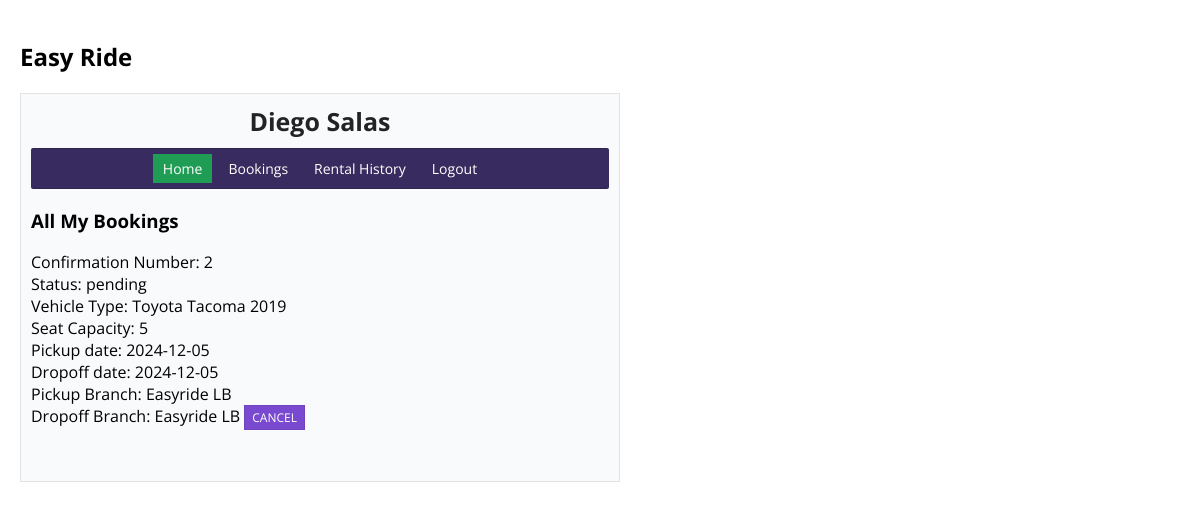
The page /mybookings.php (signed in) on the database as committed earlier.
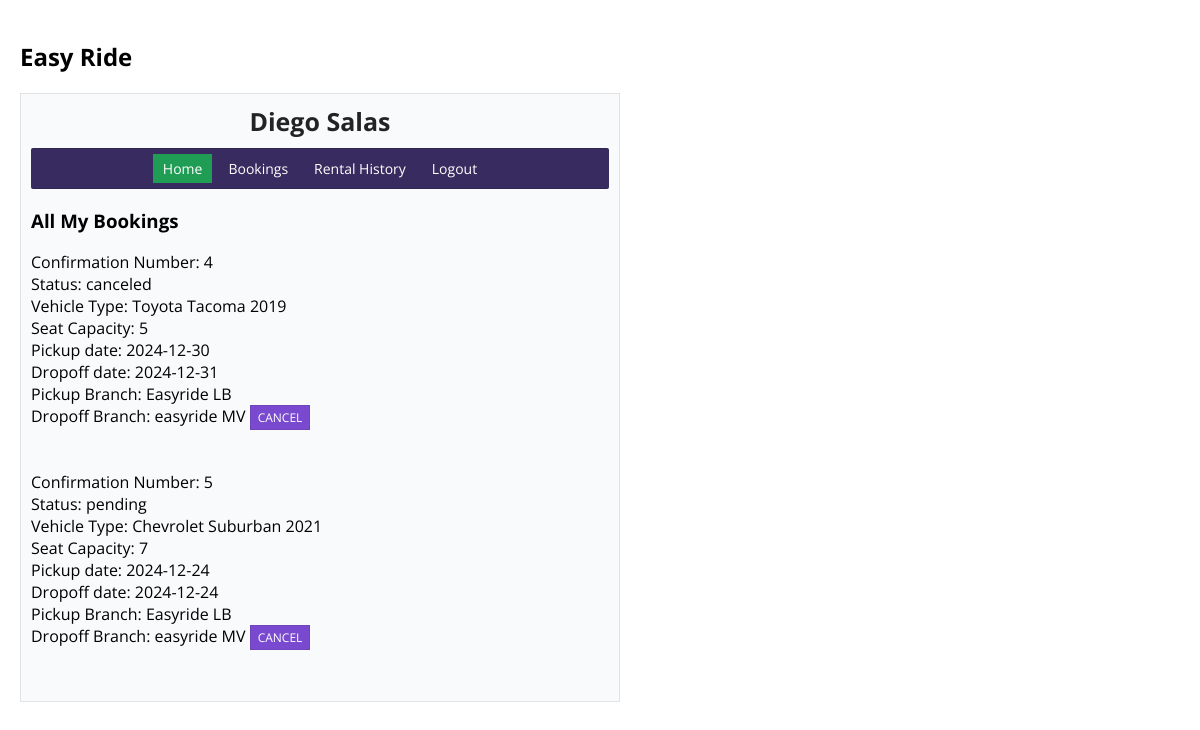
The same page on the database as committed later.
### tables this page shows
CREATE TABLE `booking` (
  `confirmation_num` int(11) NOT NULL,
  `status` varchar(25) NOT NULL DEFAULT 'pending',
  `vehicle_registration` int(11) NOT NULL,
  `pickup_date` date NOT NULL,
  `pickup_employee_email` varchar(50) DEFAULT NULL,
  `customer_id` int(11) NOT NULL,
  `drop_date` date NOT NULL,
  `drop_employee_email` varchar(50) DEFAULT NULL,
  `pickup_branch_id` int(11) NOT NULL,
  `drop_branch_id` int(11) NOT NULL,
  `amount` float(10,2) NOT NULL
);

CREATE TABLE `vehicle` (
  `car_id` int(11) NOT NULL,
  `c_name` varchar(25) NOT NULL,
  `description` varchar(200) NOT NULL,
  `model_year` int(11) NOT NULL,
  `manufacturer` varchar(20) NOT NULL,
  `color` varchar(10) NOT NULL
);

CREATE TABLE `vehicle_details` (
  `registration_num` int(11) NOT NULL,
  `seat_capacity` int(11) NOT NULL,
  `mileage` int(11) NOT NULL,
  `rate` float(10,2) NOT NULL,
  `type_car_id` int(11) NOT NULL,
  `fuel_type_id` int(11) NOT NULL,
  `vehicle_branch_id` int(11) NOT NULL,
  `car_id` int(11) NOT NULL
);

CREATE TABLE `branch` (
  `branch_id` int(11) NOT NULL,
  `location` varchar(50) NOT NULL,
  `branch_name` varchar(50) NOT NULL
);

### includes/init.php (called while the page is built, shortened)
<?php
require 'classes/user.php';
$db_obj = new Database();
$db_connection = $db_obj->dbConnection();
$user_obj = new User($db_connection);

### includes/classes/user.php (called while the page is built, shortened)
<?php
class User{
    protected $db;
    function __construct($db_connection){
        $this->db = $db_connection;
    }
    function find_user_by_id($id){
        try{
            $find_user = $this->db->prepare("SELECT * FROM `customers` WHERE customer_id = ?");
            $find_user->execute([$id]);
            if($find_user->rowCount() === 1){
                return $find_user->fetch(PDO::FETCH_OBJ);
            }
            else{
                return false;
            }
        }
        catch (PDOException $e) {
            die($e->getMessage());
        }
    }
    function all_user_bookings($id){
        try{
            $get_bookings = $this->db->prepare("SELECT confirmation_num, status, manufacturer, c_name, model_year, seat_capacity, pickup_date, drop_date, b1.branch_name as b1_branch_name, b2.branch_name as b2_branch_name, customer_id
                                                FROM `booking` as bo
                                                LEFT JOIN `vehicle_details` as vd ON
                                                vd.registration_num=bo.vehicle_registration
                                                LEFT JOIN `vehicle` as v ON v.car_id=vd.car_id
                                                LEFT JOIN `branch` as b1 ON b1.branch_id=bo.pickup_branch_id
                                                LEFT JOIN `branch` as b2 ON b2.branch_id=bo.drop_branch_id
                                                HAVING customer_id = ?");
            $get_bookings->execute([$id]);
            if($get_bookings->rowCount() > 0){
                return $get_bookings->fetchAll(PDO::FETCH_OBJ);
            }
            else{
                return false;
            }
        }
        catch (PDOException $e) {
            die($e->getMessage());
        }
    }
}
?>

### mybookings.php (the view, shortened to what this page needs)
<?php
require 'includes/init.php';
if(isset($_SESSION['customer_id']) && isset($_SESSION['email'])){
    $user_data = $user_obj->find_user_by_id($_SESSION['customer_id']);
    $all_bookings = $user_obj->all_user_bookings($_SESSION['customer_id']);
}
else{
    header('Location: logout.php');
    exit;
}
?>
<!DOCTYPE html>
<html lang="en">
<head>
    <link rel="stylesheet" href="./style.css">
</head>
<body>
	<h2>Easy Ride</h2>
    <div class="profile_container">
        <div class="inner_profile">
            <h1><?php echo  $user_data->customer_fname." ".$user_data->customer_lname;?></h1>
        </div>
        <nav>
            <ul>
                <li><a href="profile.php" rel="noopener noreferrer" class="active">Home</a></li>
                <li><a href="mybookings.php" rel="noopener noreferrer">Bookings</a></li>
                <li><a href="profile.php" rel="noopener noreferrer">Rental History</a></li>
                <li><a href="logout.php" rel="noopener noreferrer">Logout</a></li>
            </ul>
        </nav>
        <div class="all_bookings">
            <h3>All My Bookings</h3>
            <div class="usersWrapper">
                <?php
                if($all_bookings){
                    foreach($all_bookings as $row){
                        echo '<div class="bookings_box">
                                <div class="vehicle_info"><span>Confirmation Number: '.$row->confirmation_num.'</span>
                                <div class="vehicle_info"><span>Status: '.$row->status.'</span>
                                <div class="vehicle_info"><span>Vehicle Type: '.$row->manufacturer.' '.$row->c_name.' '.$row->model_year.'</span>
                                <div class="vehicle_info"><span>Seat Capacity: '.$row->seat_capacity.'</span>
                                <div class="vehicle_info"><span>Pickup date: '.$row->pickup_date.'</span>
                                <div class="vehicle_info"><span>Dropoff date: '.$row->drop_date.'</span>
                                <div class="vehicle_info"><span>Pickup Branch: '.$row->b1_branch_name.'</span>
                                <div class="vehicle_info"><span>Dropoff Branch: '.$row->b2_branch_name.'</span>
                                <span><a href="vehicle_profile.php?id='.$row->confirmation_num.'" class="see_profileBtn">Cancel</a></div>
                                <br></br>
                            </div>';
                    }
                }
                else{
                    echo '<h4>There is no bookings!</h4>';
                }
                ?>
            </div>
        </div>
    </div>
</body>
</html>

Rows that differ between the two databases and show on the page:
removed booking: confirmation_num "2", status "pending", vehicle.manufacturer "Toyota", vehicle.c_name "Tacoma", vehicle.model_year "2019", vehicle_details.seat_capacity "5", pickup_date "2024-12-05", drop_date "2024-12-05", pickup_branch.branch_name "Easyride LB"
added booking: confirmation_num "4", status "canceled", vehicle.manufacturer "Toyota", vehicle.c_name "Tacoma", vehicle.model_year "2019", vehicle_details.seat_capacity "5", pickup_date "2024-12-30", drop_date "2024-12-31", pickup_branch.branch_name "Easyride LB", drop_branch.branch_name "easyride MV"
added booking: confirmation_num "5", status "pending", vehicle.manufacturer "Chevrolet", vehicle.c_name "Suburban", vehicle.model_year "2021", vehicle_details.seat_capacity "7", pickup_date "2024-12-24", drop_date "2024-12-24", pickup_branch.branch_name "Easyride LB", drop_branch.branch_name "easyride MV"
